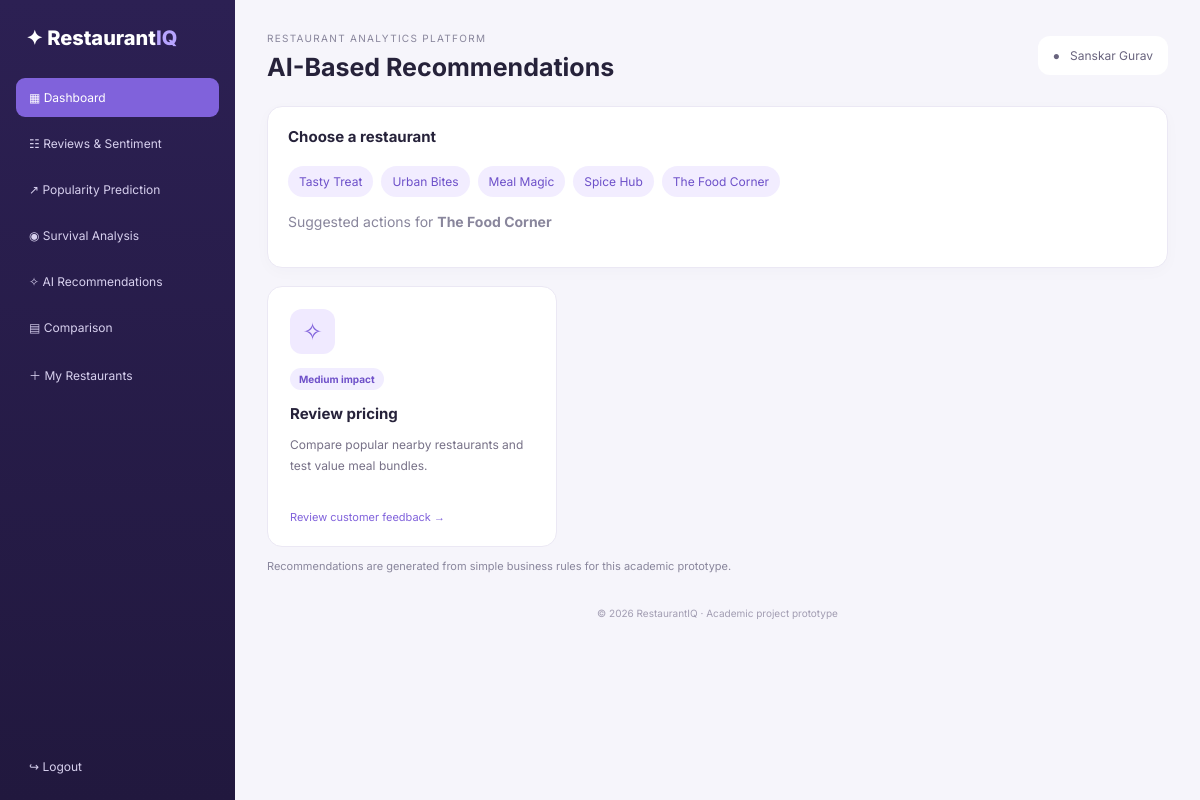
Page /recommendations on the committed database.
### tables this page shows
CREATE TABLE restaurants(
        id INTEGER PRIMARY KEY AUTOINCREMENT, name TEXT UNIQUE, city TEXT, cuisine TEXT,
        rating REAL, reviews INTEGER, price INTEGER, sentiment INTEGER, survival INTEGER);

### main.py (the view)
@app.get("/recommendations", response_class=HTMLResponse)
def recommendations_page(request: Request, rid: int=1):
    rs=all_restaurants()
    selected=get_restaurant(rid) or (rs[0] if rs else None)
    return templates.TemplateResponse("recommendations.html",{"request":request,"restaurants":rs,
        "selected":selected,"recommendations":recommendations(selected) if selected else []})

### templates/recommendations.html
{% extends "base.html" %}{% block heading %}AI-Based Recommendations{% endblock %}{% block content %}
<section class="panel"><h3>Choose a restaurant</h3><div class="chips">{% for r in restaurants %}<a class="chip" href="/recommendations?rid={{r.id}}">{{r.name}}</a>{% endfor %}</div>{% if selected %}<p class="muted">Suggested actions for <b>{{selected.name}}</b></p>{% endif %}</section>
<div class="recommendgrid">{% for title,desc,impact in recommendations %}<article class="rec"><div class="recicon">✧</div><span class="pill">{{impact}} impact</span><h3>{{title}}</h3><p>{{desc}}</p><a href="/reviews">Review customer feedback →</a></article>{% endfor %}</div><p class="muted tiny">Recommendations are generated from simple business rules for this academic prototype.</p>{% endblock %}

### static/style.css (style rules this page uses)
:root { --purple:#8062db;--dark:#251b49;--bg:#f6f5fb;--text:#26223a;--muted:#89869c;--line:#ebe8f4 }
* { box-sizing:border-box }
body { margin:0;background:var(--bg);color:var(--text);font-family:Inter,Arial,sans-serif;font-size:14px }
h3 { font-size:15px;margin:0 0 20px }
.metric,.panel { background:#fff;border:1px solid var(--line);border-radius:15px;padding:20px;box-shadow:0 4px 16px #34205c06 }
.panel { margin-bottom:18px;min-width:0 }
.pill { display:inline-block;border-radius:20px;background:#f1edff;color:#6f51c9;padding:5px 9px;font-size:10px;font-weight:700 }
.muted { color:var(--muted);line-height:1.6 }
.tiny { font-size:11px }
.recommendgrid { display:grid;grid-template-columns:repeat(3,minmax(0,1fr));gap:16px }
.rec { background:white;border:1px solid var(--line);border-radius:15px;padding:22px }
.recicon { background:#f0eaff;color:var(--purple);display:grid;place-items:center;width:45px;height:45px;border-radius:12px;font-size:24px;margin-bottom:14px }
.rec h3 { margin:14px 0 8px }
.rec p { font-size:12px;line-height:1.7;color:#777187;min-height:60px }
.rec a { color:var(--purple);text-decoration:none;font-size:11px }
.chips { display:flex;gap:8px;flex-wrap:wrap }
.chip { background:#f2edff;color:#6d50c9;padding:8px 11px;border-radius:20px;text-decoration:none;font-size:12px }

### rows in the picture
restaurants: name "Tasty Treat"
restaurants: name "Urban Bites"
restaurants: name "Meal Magic"
restaurants: name "Spice Hub"
restaurants: name "The Food Corner"

### other values in the picture
{{ impact }} "Medium"
{{ title }} "Review pricing"
{{ desc }} "Compare popular nearby restaurants and test value meal bundles."
